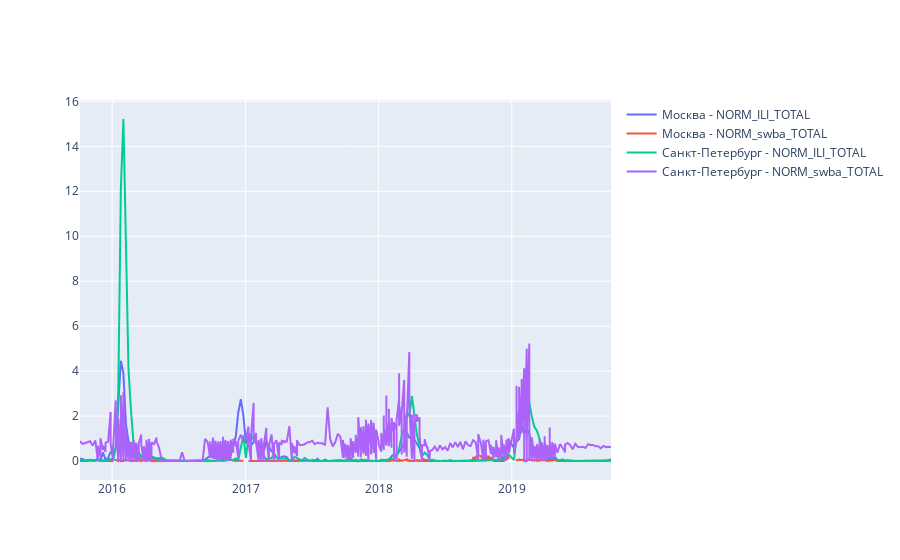

Here is the notebook cell this chart was saved with:
### Code cell
plot_timeline(main_ds, features=['NORM_ILI_TOTAL', 'NORM_swba_TOTAL'], cities=['Москва', 'Санкт-Петербург'])

### Figure 1 — Plotly figure (JSON) as saved in the notebook; plotly's stock layout.template omitted (floating-point values rounded to 4 significant figures; data arrays with more than 128 entries replaced by an {"elided": "..."} marker saying what was removed)
{"data": [{"name": "Москва - NORM_ILI_TOTAL", "type": "scatter", "x": {"elided": "331 str values"}, "y": {"elided": "331 float values"}}, {"name": "Москва - NORM_swba_TOTAL", "type": "scatter", "x": {"elided": "331 str values"}, "y": {"elided": "331 float values"}}, {"name": "Санкт-Петербург - NORM_ILI_TOTAL", "type": "scatter", "x": {"elided": "367 str values"}, "y": {"elided": "367 float values"}}, {"name": "Санкт-Петербург - NORM_swba_TOTAL", "type": "scatter", "x": {"elided": "367 str values"}, "y": {"elided": "367 float values"}}], "layout": {}}
